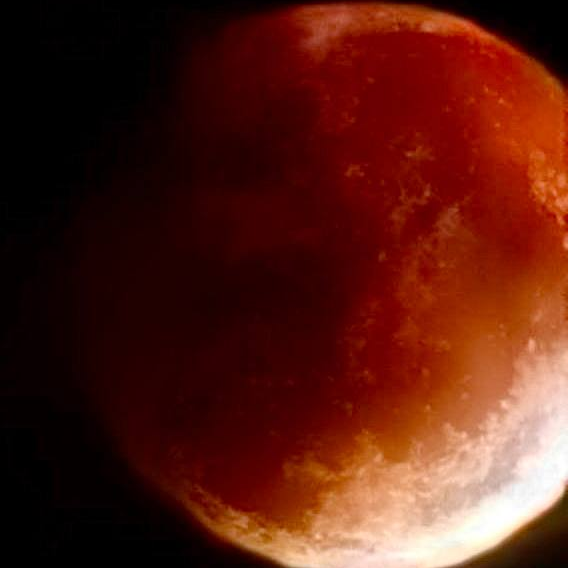
#> input picture lab3/image1.png, 568 x 568 px
$ python -i helpers_2.py   (imports and definitions only)
#> lines starting #> are read from the running program, lines starting #| are printed output that depends on the picture
import numpy as np
from math import ceil, exp, sqrt
from matplotlib import pyplot as plt
from PIL import Image
from io import BytesIO


# ========================
# ВСПОМОГАТЕЛЬНЫЕ ФУНКЦИИ
# ========================

def _separable_convolve_vectorized(image: np.ndarray, kernel_1d: np.ndarray) -> np.ndarray:
    """
    Полностью векторизованная сепарабельная свёртка без циклов.
    """
    h, w = image.shape
    k = len(kernel_1d)
    pad = k // 2

    # Горизонтальная свёртка
    padded_h = np.pad(image, ((0, 0), (pad, pad)), mode='reflect')
    # Векторизуем через einsum
    temp = np.array([
        np.dot(padded_h[i, j:j + k], kernel_1d)
        for i in range(h)
        for j in range(w)
    ]).reshape(h, w)

    # Вертикальная свёртка
    padded_v = np.pad(temp, ((pad, pad), (0, 0)), mode='reflect')
    output = np.array([
        np.dot(padded_v[i:i + k, j], kernel_1d)
        for j in range(w)
        for i in range(h)
    ]).reshape(h, w, order='F')  # или просто reshape(h, w)

    return output


# [20 lines left out: function _integral_image_blur, not called in this run]


def _gaussian_kernel_1d(size: int, sigma: float) -> np.ndarray:
    if size <= 0 or size % 2 == 0:
        size = 5
    if sigma <= 0:
        sigma = 1.0
    center = size // 2
    x = np.arange(size) - center
    kernel = np.exp(-x ** 2 / (2 * sigma ** 2))
    return kernel / kernel.sum()


def _gaussian_derivative_kernel_1d(size: int, sigma: float) -> np.ndarray:
    """Ядро ∂G/∂x (антисимметричное)."""
    if size <= 0 or size % 2 == 0:
        size = int(2 * ceil(3 * sigma)) + 1
    center = size // 2
    x = np.arange(size) - center
    kernel = -x * np.exp(-x ** 2 / (2 * sigma ** 2))
    norm = np.sum(np.abs(kernel))
    return kernel / (sigma ** 2 * norm) if norm > 1e-10 else kernel


# [168 lines left out: functions _manual_convolve2d, get_histogram, draw_histogram_image, custom_colormap_pillow, custom_colormap_manual, avarage_filter and 5 more, not called in this run]


def _gaussian_gradient(gray: np.ndarray, sigma: float = 1.0):
    """Градиенты через аналитический градиент гауссиана (сепарабельно!)."""
    size = int(2 * ceil(3 * sigma)) + 1
    g = _gaussian_kernel_1d(size, sigma)
    dg = _gaussian_derivative_kernel_1d(size, sigma)

    # Gx = dg(x) * g(y), Gy = g(x) * dg(y)
    Gx = _separable_convolve_vectorized(gray, dg)  # горизонт: dg, верт: g → но наша функция делает оба прохода
    # Чтобы применить разные ядра по осям, нужно модифицировать, но для упрощения:
    # Альтернатива: применить dg по строкам, потом g по столбцам вручную
    # Здесь для простоты используем симметрию: Gx = convolve(dg) по x, Gy = convolve(dg) по y
    # Реализуем через два вызова с транспонированием
    temp_x = np.array([np.convolve(row, dg, mode='same') for row in gray])  # по строкам
    Gx = np.array([np.convolve(col, g, mode='same') for col in temp_x.T]).T  # по столбцам

    temp_y = np.array([np.convolve(col, dg, mode='same') for col in gray.T]).T  # по столбцам
    Gy = np.array([np.convolve(row, g, mode='same') for row in temp_y])  # по строкам

    return Gx.astype(np.float32), Gy.astype(np.float32)


# [240 lines left out: functions _sobel_gradients, harris_corner_detection, _shi_tomasi_response, shi_tomasi_corner_detection, cv2_style_circle, sobel_edge_detection and 4 more, not called in this run]

>>> import cv2
>>> picture = cv2.imread('image1.png', cv2.IMREAD_GRAYSCALE)
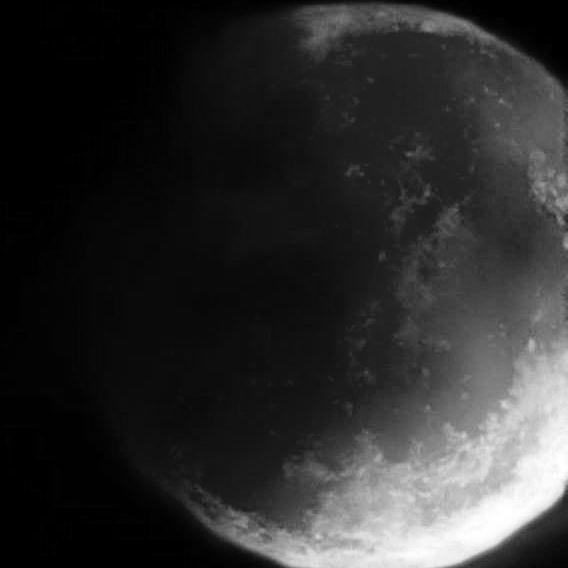
#> picture: shape (568, 568); min 0, max 255, mean 45.6
>>> result = _gaussian_gradient(picture)
#> in _separable_convolve_vectorized, `temp = np.array([ np.dot(padded_h[i, j:j + k], kernel_1d) for i in ran..`:
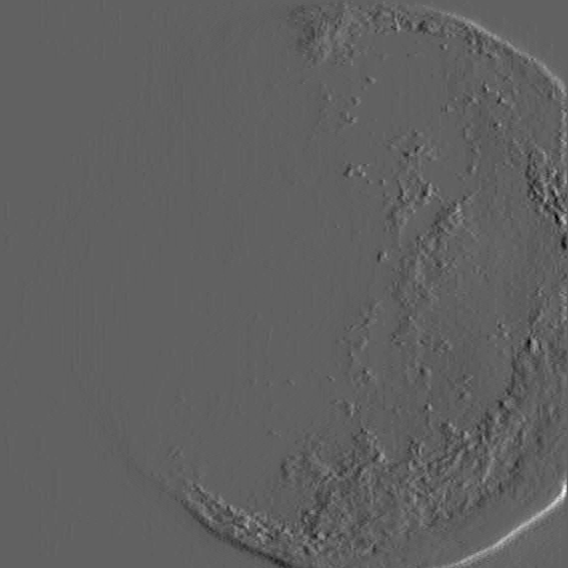
#> temp: shape (568, 568) float64; min -30.47, max 49.05, mean -0.2; drawn with min black and max white
#> in _separable_convolve_vectorized, `output = np.array([ np.dot(padded_v[i:i + k, j], kernel_1d) for j in r..`:
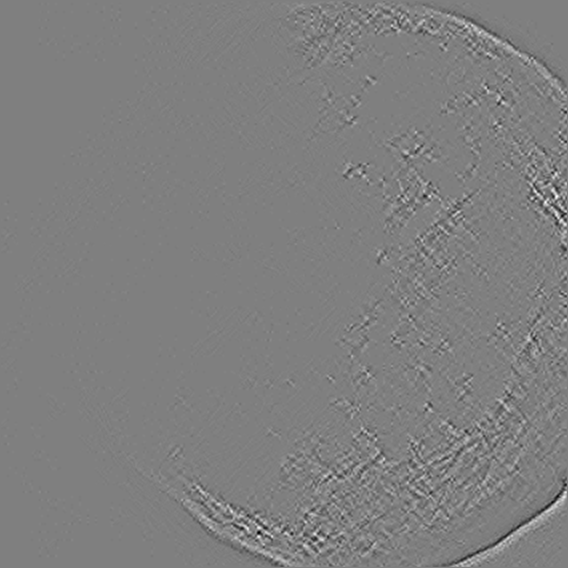
#> output: shape (568, 568) float64; min -11.01, max 10.98, mean 3.5e-05; drawn with min black and max white
#> in _gaussian_gradient, `temp_x = np.array([np.convolve(row, dg, mode='same') for row in gray])`:
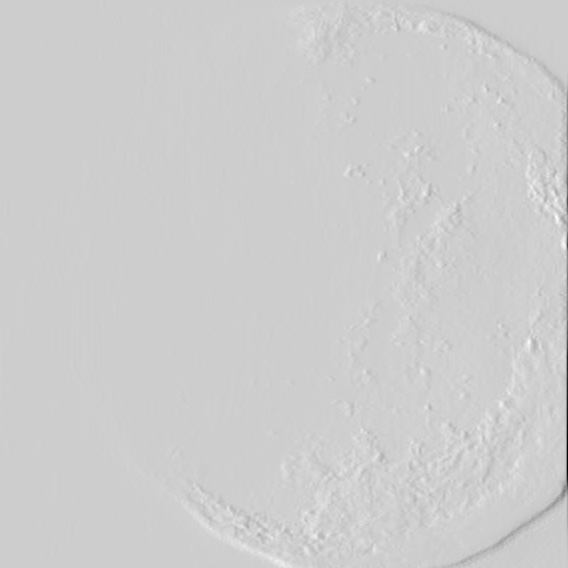
#> temp_x: shape (568, 568) float64; min -126.7, max 30.47, mean 0.1; drawn with min black and max white

$ run again, on lab3/image3.png
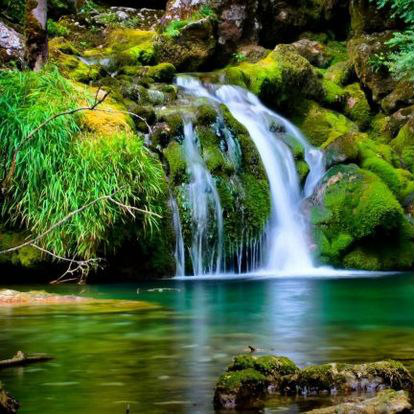
#> input picture lab3/image3.png, 414 x 414 px
#> in _separable_convolve_vectorized, `padded_h = np.pad(image, ((0, 0), (pad, pad)), mode='reflect')`:
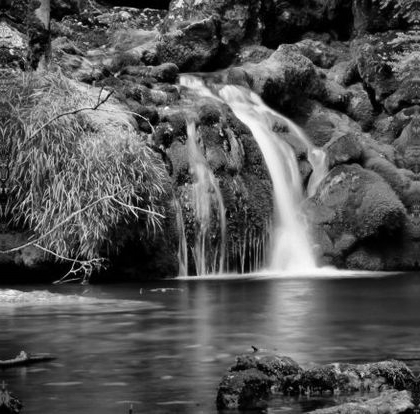
#> padded_h: shape (414, 420); min 0, max 253, mean 85.6
#> in _gaussian_gradient, `temp_y = np.array([np.convolve(col, dg, mode='same') for col in gray.T..`:
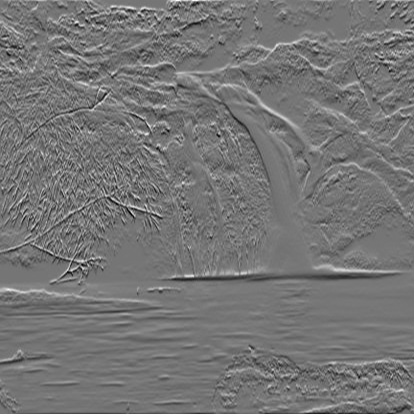
#> temp_y: shape (414, 414) float64; min -95.62, max 111.6, mean 0; drawn with min black and max white
